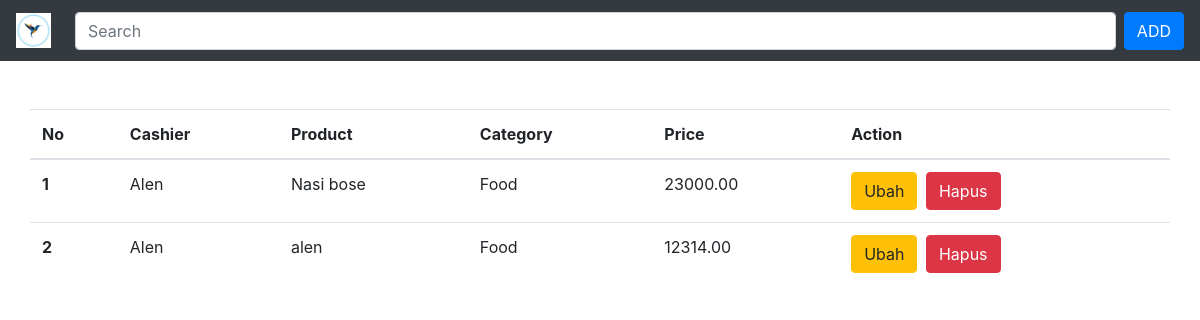
Before: / with the older database file.
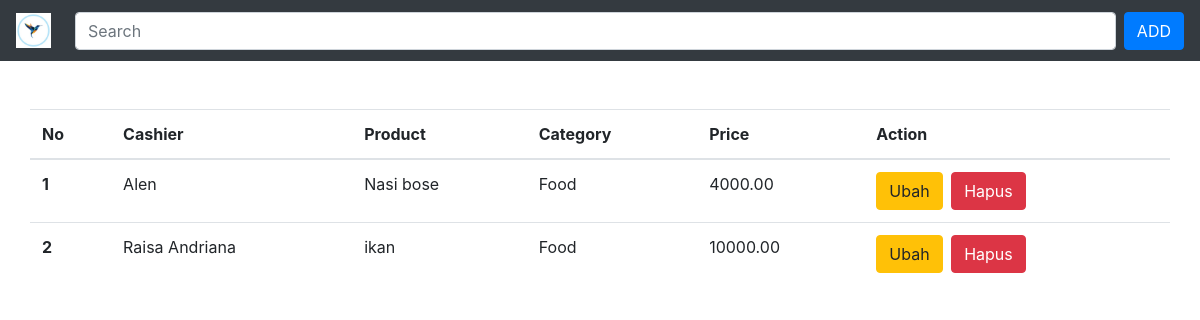
After: the same page with the newer database file.
### AppCrud/models.py (models this page shows, shortened)
class Product(models.Model):
	category=models.ForeignKey(Category,on_delete=models.DO_NOTHING)
	cashier = models.ForeignKey(Cashier, on_delete=models.DO_NOTHING)
	name=models.CharField(max_length=255)
	price=models.DecimalField(max_digits=10,decimal_places=2)

class Cashier(models.Model):
	name=models.CharField(max_length=255)
	def __str__(self):
		return self.name

class Category(models.Model):
	name=models.CharField(max_length=255)
	def __str__(self):
		return self.name

### AppCrud/views.py (the view, shortened to what this page needs)
# urls.py: path('',ListProductView.as_view(),name='home'),
class ListProductView(View):
	template_name='index.html'
	product_form=CreateProductForm()
	context={}
	def get(self,*args,**kwargs):
		self.context['product']=Product.objects.all()
		self.context['forms']=self.product_form
		return render(self.request,self.template_name,self.context)

### AppCrud/forms.py (shortened to what this page needs)
class CreateProductForm(forms.ModelForm):
	class Meta:
		model=Product
		fields=('cashier','name','category','price')

### templates/index.html (shortened to what this page needs)
{% extends "base.html" %}
{% block maincontent %}
<div class="row mt-5 mb-2">
	<table class="table">
	  <thead>
	    <tr>
	      <th scope="col">No</th>
	      <th scope="col">Cashier</th>
		  <th scope="col">Product</th>
		  <th scope="col">Category</th>
	      <th scope="col">Price</th>
	      <th scope="col">Action</th>
	    </tr>
	  </thead>
	  <tbody>
			{% for p in product  %}
				<tr>
				<th scope="row">{{forloop.counter}}</th>
				<td>{{p.cashier.name}}</td>
				<td>{{p.name}}</td>
				<td>{{p.category.name}}</td>
				<td>{{p.price}}</td>
				<td>
					<a href="#"  data_id={{p.id}} class="btn btn-warning editButton">Ubah</a>
					<a href="{% url "hapus" p.id %}"  class="btn btn-danger ml-1" >Hapus</a>
				</td>
				</tr>
			{% endfor %}
	  </tbody>
	</table>
	</div>
{% endblock maincontent %}

Changed rows visible on the page:
removed Product: cashier.name "Alen", name "alen", category.name "Food", price "12314.00"
changed Product "Nasi bose": price "23000.00" → "4000.00"
added Product: cashier.name "Raisa Andriana", name "ikan", category.name "Food", price "10000.00"
